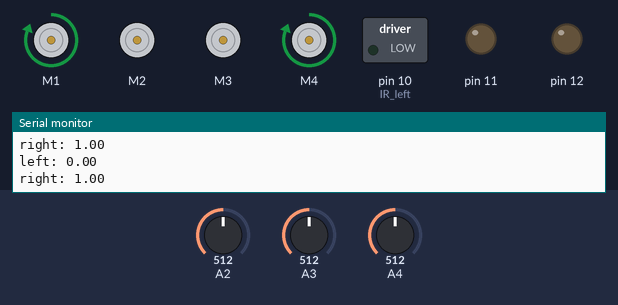
This sketch was run on a simulated Arduino Uno, built with avr-gcc and run on an emulated ATmega328P. Shown: 4 × DC motor (green arrow = forward, orange = backward, longer = faster), switched loads named in the sketch (green lamp = pin HIGH), output pins drawn as LEDs (lit = HIGH), the last lines printed to the serial monitor. The test bench sets the inputs (shaded band); at power-on: A3 = 512, A2 = 512, A4 = 512.

Above: at 1.2 s.
1.3 s: A3 set to 118
2.8 s: A3 set to 104
At 4.1 s:
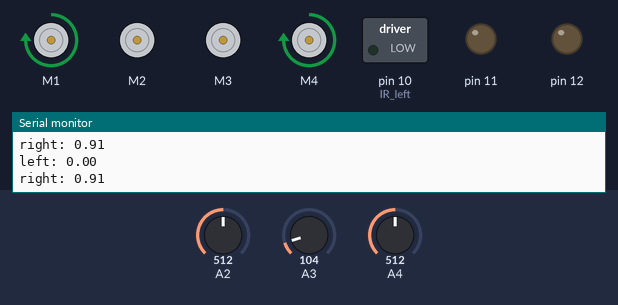
4.4 s: A2 set to 610
At 5.6 s:
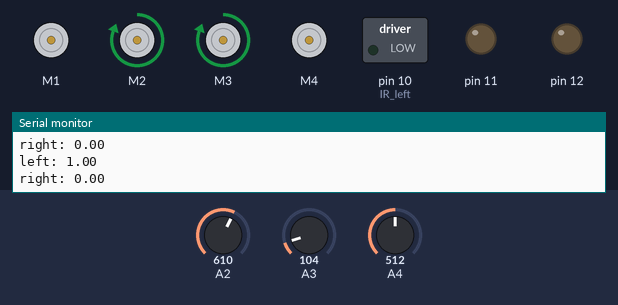
5.9 s: A4 set to 306
At 7.2 s:
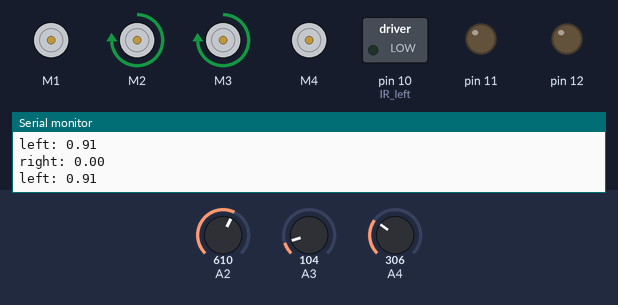
7.6 s: A4 set to 100
At 7.75 s:
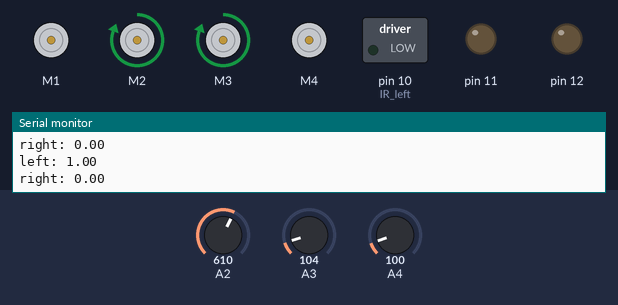
9.3 s: A2 set to 337
At 10.3 s:
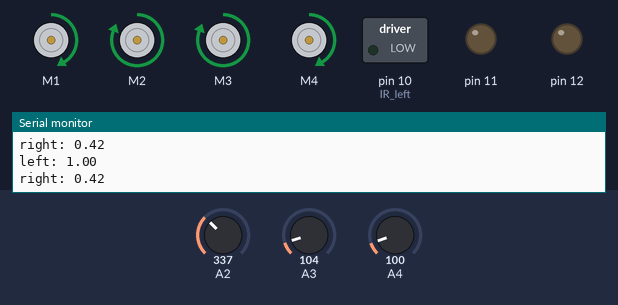
11.0 s: A2 set to 320
At 11.8 s:
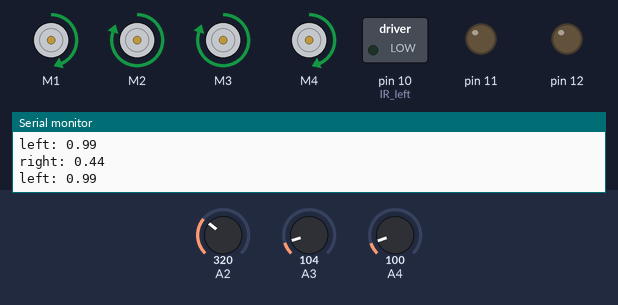
Timing chart, 0 to 13.7 s (numbered marks = the images above; inputs shaded):
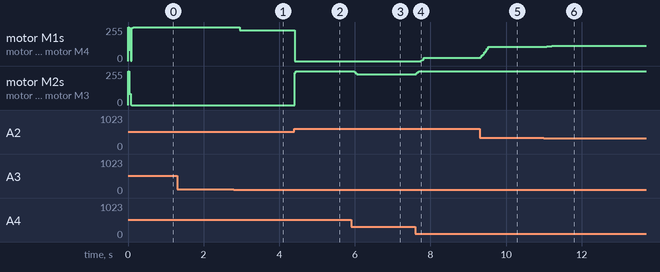

The sketch:

task4.ino
```cpp
//#include <LiquidCrystal.h>
//#define PI 3.14159265
#define led 30
#define red 32
#define green 31
#include <Wire.h>
#include <Adafruit_MotorShield.h>
#include <Adafruit_PWMServoDriver.h>
Adafruit_MotorShield AFMS = Adafruit_MotorShield();
double IRsensor[3][7], Angles[3],speeds,Distance[3],gasSensor[3][7];

Adafruit_DCMotor *M1 = AFMS.getMotor(1);
Adafruit_DCMotor *M2 = AFMS.getMotor(2);
Adafruit_DCMotor *M3 = AFMS.getMotor(3);
Adafruit_DCMotor *M4 = AFMS.getMotor(4);
boolean found; //1 of the side got the source
boolean found2;
void setup(){
  Serial.begin(9600);
  AFMS.begin();
//  pinMode(0,OUTPUT); //gas Left
//  pinMode(1,OUTPUT); //gas Mid
//  pinMode(2,OUTPUT); //gas Right
//  pinMode(led,OUTPUT);
//  pinMode(green,OUTPUT);
//  pinMode(red,OUTPUT);
  pinMode(10,OUTPUT); //IR left
  pinMode(11,OUTPUT);
  pinMode(12,OUTPUT);
  Angles[0] = PI/4;
  Angles[1] = 0;
  Angles[2] = -PI/4;
  speeds=150;
  found=false;
  found2=false;
}
void backG(){
  for( int i=0;i<3;i++){
    for(int j=6;j>0;j--)
      gasSensor[i][j]=gasSensor[i][j-1];
  }
}
void back(){
  for( int i=0;i<3;i++){
    for(int j=6;j>0;j--)
      IRsensor[i][j]=IRsensor[i][j-1];
  }
}
void average(double a[3][7]){
  for(int i=0;i<3;i++){
    Distance[i]=0;
    for(int j=0;j<7;j++){
      Distance[i]+=a[i][j];
    }
    Distance[i]/=7;
  }
}

void lite(){
  double v, F, kmid, kside, Fx, Fy, theta,left, right, speedL, speedR;
  int i,x;

  kmid = .2; // hooke's law constant for one middle sensors
  kside = 0.18; // hooke's law constant two outside sensors
  Fx = 100.0; // attractive goal force in x direction (forward)
  Fy = 0.0; // robot does not move sideways (without turning)
  back();
  for(int i=10;i<13;i++){
    IRsensor[i-10][0]=analogRead(i);
    //Serial.print("IR:");
//    Serial.println(IRsensor[i-10][0]);
  }
  average(IRsensor);

  for (i = 0; i < 3; i++){
    if (Distance[i] >= 110 && Distance[i]<=600) x = Distance[i]; // object detected
    else if(Distance[i]>600) x=600;
    else x = 0; // nothing seen
    if (i == 1) F = kmid*x; // compute force from two inside sensors
    else F = kside*x; // compute force from two outside sensors
    Angles[0];
    double thing;
    if(i == 0){
      thing = PI/4;
    } else if(i == 1){
      thing = 0;
    } else {
      thing = -(PI/4);
    }
//    double thing = Angles[i];
//    The 2 following lines of code were in the original code.
//    However, a compiler bug existed for accessing the ith position of Angles
//    so these lines had to be scrapped
//    Fx = Fx - F*cos(Angles[i]); // Repulsive x component
//    Fy = Fy - F*sin(Angles[i]); // Repulsive y component

    Fx = Fx - F*cos(thing); // Repulsive x component
    Fy = Fy - F*sin(thing); // Repulsive y component

  }

  v = sqrt((Fx*Fx) + (Fy*Fy)); // v = magnitude of force vector
//  Serial.print("Vector");
//  Serial.println(v);
//
  theta = atan2(Fy, Fx); // robot moves in 1st or 4th quadrant
  left=(v - (v*theta)*2/PI);
  right=(v + (v*theta)*2/PI);
  left/=100;right/=100;
  if (left > 1 || right > 1){ // if > 100% power output requested, cap the motor power.
	if (right >= left) {
	  left = left/right;
	  right = 1.0;
	}
	else {
	  right = right/left;
	  left = 1.0;
	}
  }
  if(left<0){
      left=0;
    }
    if(right<0){
      right=0;
    }
    Serial.print("left: ");
    Serial.println(left);
    Serial.print("right: ");
    Serial.println(right);
    M1->setSpeed(255*right);  // 10 rpm
    M2->setSpeed(255*left);
    M3->setSpeed(255*left);
    M4->setSpeed(255*right);

}

void loop(){
//    M1->setSpeed(60);  // 10 rpm
//    M2->setSpeed(60);
//    M3->setSpeed(60);
//    M4->setSpeed(60);
  lite();
  M1->run(FORWARD);
  M2->run(FORWARD);
  M3->run(FORWARD);
  M4->run(FORWARD);

  delay(30);

}
```

Measured:
- after the input at 2.8 s, motor M1, motor M4: forward 255/255 → forward 232/255 after 0.16 s
- after the input at 4.4 s, motor M1, motor M4: forward 232/255 → stopped at once; motor M2, motor M3: stopped → forward 255/255 at once
- after the input at 5.9 s, motor M2, motor M3: forward 255/255 → forward 231/255 after 0.08 s
- after the input at 7.6 s, motor M1, motor M4: stopped → forward 26/255 after 0.15 s; motor M2, motor M3: forward 231/255 → forward 255/255 at once
- after the input at 9.3 s, motor M1, motor M4: forward 26/255 → forward 106/255 at once
- after the input at 11.0 s, motor M1, motor M4: forward 106/255 → forward 113/255 at once; motor M2, motor M3: forward 255/255 → forward 254/255 after 0.10 s, → forward 253/255 0.10 s later
